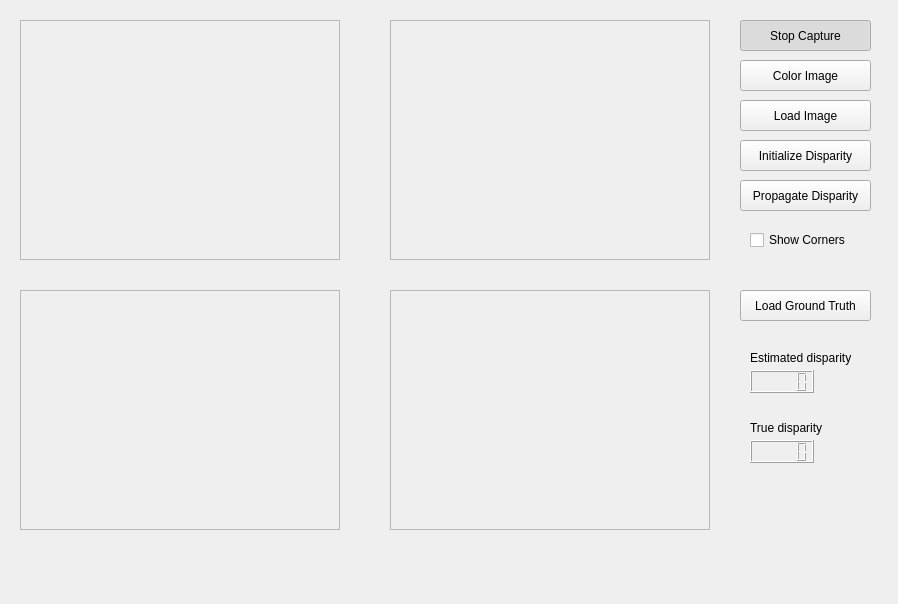
<?xml version="1.0" encoding="UTF-8"?>
<ui version="4.0">
 <class>MainWindow</class>
 <widget class="QWidget" name="MainWindow">
  <property name="geometry">
   <rect>
    <x>0</x>
    <y>0</y>
    <width>898</width>
    <height>604</height>
   </rect>
  </property>
  <property name="windowTitle">
   <string>Proyecto de Visión Artificial</string>
  </property>
  <widget class="QFrame" name="imageFrameS">
   <property name="geometry">
    <rect>
     <x>20</x>
     <y>20</y>
     <width>320</width>
     <height>240</height>
    </rect>
   </property>
   <property name="frameShape">
    <enum>QFrame::StyledPanel</enum>
   </property>
   <property name="frameShadow">
    <enum>QFrame::Raised</enum>
   </property>
  </widget>
  <widget class="QFrame" name="imageFrameD">
   <property name="geometry">
    <rect>
     <x>390</x>
     <y>20</y>
     <width>320</width>
     <height>240</height>
    </rect>
   </property>
   <property name="frameShape">
    <enum>QFrame::StyledPanel</enum>
   </property>
   <property name="frameShadow">
    <enum>QFrame::Raised</enum>
   </property>
  </widget>
  <widget class="QPushButton" name="captureButton">
   <property name="geometry">
    <rect>
     <x>740</x>
     <y>20</y>
     <width>131</width>
     <height>31</height>
    </rect>
   </property>
   <property name="text">
    <string>Stop Capture</string>
   </property>
   <property name="checkable">
    <bool>true</bool>
   </property>
   <property name="checked">
    <bool>true</bool>
   </property>
  </widget>
  <widget class="QPushButton" name="colorButton">
   <property name="geometry">
    <rect>
     <x>740</x>
     <y>60</y>
     <width>131</width>
     <height>31</height>
    </rect>
   </property>
   <property name="text">
    <string>Color Image</string>
   </property>
   <property name="checkable">
    <bool>true</bool>
   </property>
   <property name="checked">
    <bool>false</bool>
   </property>
  </widget>
  <widget class="QPushButton" name="loadButton">
   <property name="geometry">
    <rect>
     <x>740</x>
     <y>100</y>
     <width>131</width>
     <height>31</height>
    </rect>
   </property>
   <property name="text">
    <string>Load Image</string>
   </property>
   <property name="checkable">
    <bool>true</bool>
   </property>
   <property name="checked">
    <bool>false</bool>
   </property>
  </widget>
  <widget class="QCheckBox" name="checkBoxMerge">
   <property name="geometry">
    <rect>
     <x>750</x>
     <y>230</y>
     <width>111</width>
     <height>20</height>
    </rect>
   </property>
   <property name="text">
    <string>Show Corners</string>
   </property>
  </widget>
  <widget class="QFrame" name="imageFrameS_2">
   <property name="geometry">
    <rect>
     <x>20</x>
     <y>290</y>
     <width>320</width>
     <height>240</height>
    </rect>
   </property>
   <property name="frameShape">
    <enum>QFrame::StyledPanel</enum>
   </property>
   <property name="frameShadow">
    <enum>QFrame::Raised</enum>
   </property>
  </widget>
  <widget class="QFrame" name="imageFrameD_2">
   <property name="geometry">
    <rect>
     <x>390</x>
     <y>290</y>
     <width>320</width>
     <height>240</height>
    </rect>
   </property>
   <property name="frameShape">
    <enum>QFrame::StyledPanel</enum>
   </property>
   <property name="frameShadow">
    <enum>QFrame::Raised</enum>
   </property>
  </widget>
  <widget class="QPushButton" name="initDButton">
   <property name="geometry">
    <rect>
     <x>740</x>
     <y>140</y>
     <width>131</width>
     <height>31</height>
    </rect>
   </property>
   <property name="text">
    <string>Initialize Disparity</string>
   </property>
   <property name="checkable">
    <bool>true</bool>
   </property>
   <property name="checked">
    <bool>false</bool>
   </property>
  </widget>
  <widget class="QPushButton" name="propDButton">
   <property name="geometry">
    <rect>
     <x>740</x>
     <y>180</y>
     <width>131</width>
     <height>31</height>
    </rect>
   </property>
   <property name="text">
    <string>Propagate Disparity</string>
   </property>
   <property name="checkable">
    <bool>true</bool>
   </property>
   <property name="checked">
    <bool>false</bool>
   </property>
  </widget>
  <widget class="QPushButton" name="loadGroundButton">
   <property name="geometry">
    <rect>
     <x>740</x>
     <y>290</y>
     <width>131</width>
     <height>31</height>
    </rect>
   </property>
   <property name="text">
    <string>Load Ground Truth</string>
   </property>
   <property name="checkable">
    <bool>true</bool>
   </property>
   <property name="checked">
    <bool>false</bool>
   </property>
  </widget>
  <widget class="QLabel" name="label">
   <property name="geometry">
    <rect>
     <x>750</x>
     <y>350</y>
     <width>121</width>
     <height>16</height>
    </rect>
   </property>
   <property name="text">
    <string>Estimated disparity</string>
   </property>
  </widget>
  <widget class="QLabel" name="label_2">
   <property name="geometry">
    <rect>
     <x>750</x>
     <y>420</y>
     <width>121</width>
     <height>16</height>
    </rect>
   </property>
   <property name="text">
    <string>True disparity</string>
   </property>
  </widget>
  <widget class="QLCDNumber" name="lcdNumber">
   <property name="geometry">
    <rect>
     <x>750</x>
     <y>370</y>
     <width>64</width>
     <height>23</height>
    </rect>
   </property>
  </widget>
  <widget class="QLCDNumber" name="lcdNumber_2">
   <property name="geometry">
    <rect>
     <x>750</x>
     <y>440</y>
     <width>64</width>
     <height>23</height>
    </rect>
   </property>
  </widget>
 </widget>
 <resources/>
 <connections/>
</ui>
